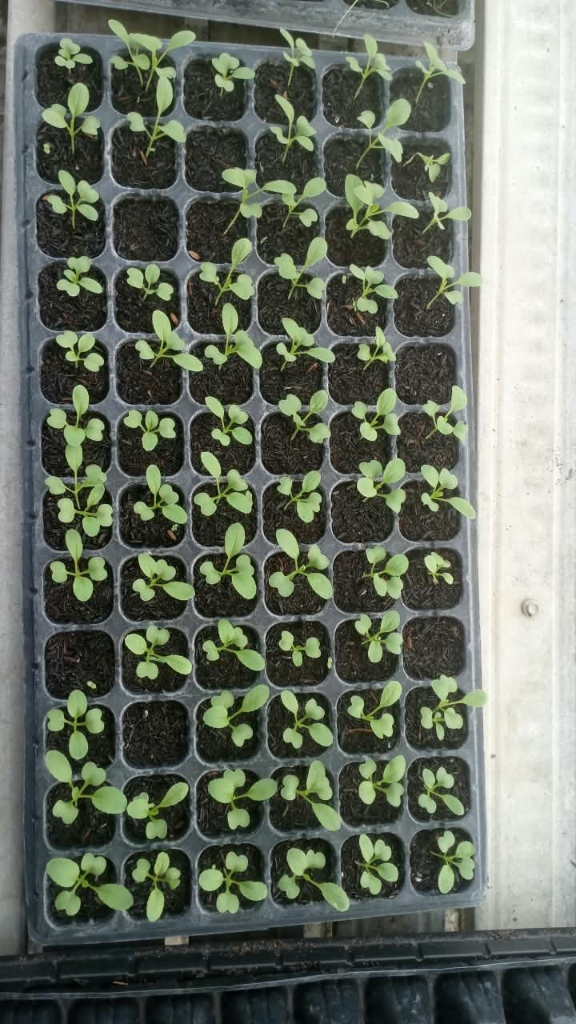
#> input picture test_tray.jpg, 576 x 1024 px; its folder holds only this picture in this run
$ python crop_tool_samping.py
#> lines starting #> are read from the running program, lines starting #| are printed output that depends on the picture; after the words box and inside, x2 and y2 are one past the last pixel; in counts of white or black regions, pixels touching at a corner belong together
"""
==============================================================
  CROP TOOL - TAMPAK SAMPING (SIDE VIEW)
  Pengukuran Tinggi Batang Pakcoy + Labeling Dataset
==============================================================
  ALUR:
    1. Tekan C untuk KALIBRASI skala (cm per pixel)
       - Klik 2 titik dengan jarak yang diketahui
       - Masukkan jarak sebenarnya (cm) di terminal
    2. Klik + Drag untuk crop area batang
    3. Tinggi otomatis dihitung dalam cm
    4. Klasifikasi otomatis:
         < 7 cm  → NORMAL (ideal penyemaian pakcoy)
         >= 7 cm → ETIOLASI (terlalu tinggi)
    5. Konfirmasi atau override kelas

  KONTROL:
    C          : Kalibrasi skala (px → cm)
    Klik+Drag  : Crop area batang
    ENTER      : Simpan dengan kelas OTOMATIS
    N          : Simpan paksa sebagai NORMAL
    E          : Simpan paksa sebagai ETIOLASI
    Z          : Undo (hapus crop terakhir)
    ESC        : Batal crop aktif
    SPACE      : Gambar berikutnya
    Q          : Keluar

  THRESHOLD:
    Normal   = tinggi batang < 7 cm
    Etiolasi = tinggi batang >= 7 cm
==============================================================
"""

import os
import sys

import cv2

# ── AUTO-RELAUNCH DENGAN C:\penv ──
PENV_PYTHON = r"C:\penv\Scripts\python.exe"
if os.path.exists(PENV_PYTHON) and os.path.normpath(sys.executable).lower() != os.path.normpath(PENV_PYTHON).lower():
    import subprocess
    sys.exit(subprocess.call([PENV_PYTHON] + sys.argv))

import glob
from datetime import datetime
from math import sqrt

# ───────────────────────────────────────────────────────────────
#  KONFIGURASI
# ───────────────────────────────────────────────────────────────
DEFAULT_SOURCE  = r"f:\Bismillah TA\foto_kamera_samping"
DEFAULT_DATASET = r"f:\Bismillah TA\dataset_baru_samping"

NORMAL_THRESH_CM = 7.0      # batas tinggi normal (cm)

CLASS_NORMAL   = "normal"   # tinggi < 7 cm
CLASS_ETIOLASI = "etiolasi" # tinggi >= 7 cm

CLASS_COLOR = {
    CLASS_NORMAL:   (50,  210, 50),
    CLASS_ETIOLASI: (0,   0,   220),
}

IMG_EXTS   = ('*.jpg','*.jpeg','*.png','*.bmp','*.JPG','*.JPEG','*.PNG')
MIN_PX     = 10
MAX_DISPLAY= 1100

# ───────────────────────────────────────────────────────────────
#  STATE GLOBAL
# ───────────────────────────────────────────────────────────────
# Mouse state untuk crop batang
mx_state = "IDLE"    # IDLE | DRAWING | PENDING
mx_start = (0, 0)
mx_curr  = (0, 0)
mx_draw  = False

# Mouse state untuk kalibrasi
cal_state  = "IDLE"    # IDLE | POINT1 | DONE
cal_pt1    = None
cal_pt2    = None
scale_cm_per_px = None   # cm per pixel (None = belum kalibrasi)

in_calib_mode = False    # True saat sedang kalibrasi


# [53 lines left out: functions mouse_cb, get_rect, pixel_to_cm, classify_height, not called in this run]


# ───────────────────────────────────────────────────────────────
#  DRAW OVERLAY
# ───────────────────────────────────────────────────────────────
def draw_overlay(disp, img_name, idx, total, stats, state, height_info):
    _h, w = disp.shape[:2]
    bar_h = 110

    overlay = disp.copy()
    cv2.rectangle(overlay, (0, 0), (w, bar_h), (20, 20, 20), -1)
    cv2.addWeighted(overlay, 0.75, disp, 0.25, 0, disp)
    cv2.line(disp, (0, bar_h), (w, bar_h), (80, 80, 80), 1)

    def txt(text, pos, scale=0.44, color=(220,220,220), thick=1):
        cv2.putText(disp, text, pos, cv2.FONT_HERSHEY_SIMPLEX, scale, color, thick, cv2.LINE_AA)

    # Baris 1 - info gambar
    txt(f"[{idx+1}/{total}]  {img_name}", (10, 18), 0.5, (255,255,255))

    # Baris 2 - kalibrasi
    if scale_cm_per_px is not None:
        cal_txt = f"Skala: {scale_cm_per_px:.4f} cm/px  |  Threshold: <{NORMAL_THRESH_CM} cm = NORMAL"
        txt(cal_txt, (10, 36), 0.42, (100, 220, 100))
    else:
        txt("⚠  Belum dikalibrasi! Tekan C untuk kalibrasi skala", (10, 36), 0.42, (0, 100, 255))

    # Baris 3 - kontrol
    txt("C=Kalibrasi  |  Klik+Drag=Crop  |  ENTER=Auto  N=Normal  E=Etiolasi  Z=Undo  SPC=Next  Q=Quit",
        (10, 54), 0.4, (180,180,180))

    # Baris 4 - statistik
    s = stats
    stat = (f"Tersimpan:  Normal={s.get(CLASS_NORMAL,0)}  "
            f"Etiolasi={s.get(CLASS_ETIOLASI,0)}  "
            f"| Total={sum(s.values())}")
    txt(stat, (10, 72), 0.42, (100, 220, 100))

    # Baris 5 - info tinggi & kelas
    if state == "PENDING" and height_info:
        height_cm, auto_cls = height_info
        if height_cm is not None:
            color_cls = CLASS_COLOR.get(auto_cls, (200,200,200))
            info = f"Tinggi: {height_cm:.1f} cm  →  Kelas Otomatis: {auto_cls.upper()}"
            txt(info, (10, 90), 0.5, color_cls, 1)
            txt("ENTER=Simpan Otomatis | N=Normal | E=Etiolasi | ESC=Batal", (10, 107), 0.42, (0,255,255))
        else:
            txt("Belum dikalibrasi. Tekan N atau E untuk simpan manual.", (10, 90), 0.42, (255,255,0))
            txt("ENTER/N=Normal | E=Etiolasi | ESC=Batal", (10, 107), 0.42, (0,255,255))
    elif state == "DRAWING":
        txt("Sedang menggambar...", (10, 90), 0.42, (255,255,0))
    elif in_calib_mode:
        if cal_state == "IDLE":
            txt("KALIBRASI: Klik titik PERTAMA (misal: pangkal batang)", (10, 90), 0.5, (0,200,255))
        elif cal_state == "POINT1":
            txt("KALIBRASI: Klik titik KEDUA (misal: ujung referensi)", (10, 90), 0.5, (0,200,255))
    else:
        txt("Klik + Drag untuk crop area batang tanaman", (10, 90), 0.42, (160,160,160))


def draw_ruler(disp, scale_cm_per_px):
    """Gambar penggaris visual di kanan gambar."""
    if scale_cm_per_px is None:
        return
    h, w = disp.shape[:2]
    ruler_x  = w - 45
    start_y  = 120
    px_per_cm = 1.0 / scale_cm_per_px
    max_cm   = int((h - start_y) / px_per_cm) + 1

    # Garis penggaris
    cv2.line(disp, (ruler_x, start_y), (ruler_x, int(start_y + max_cm * px_per_cm)), (200,200,200), 1)

    for cm in range(min(max_cm+1, 25)):
        y = int(start_y + cm * px_per_cm)
        if y >= h - 5:
            break
        tick_len = 10 if cm % 5 == 0 else 5
        color    = (0,220,0) if cm < NORMAL_THRESH_CM else (0,0,200)
        cv2.line(disp, (ruler_x - tick_len, y), (ruler_x, y), color, 1)
        if cm % 2 == 0:
            cv2.putText(disp, f"{cm}", (ruler_x - tick_len - 22, y+4),
                        cv2.FONT_HERSHEY_SIMPLEX, 0.32, color, 1, cv2.LINE_AA)

    # Label threshold
    thresh_y = int(start_y + NORMAL_THRESH_CM * px_per_cm)
    if thresh_y < h - 5:
        cv2.line(disp, (ruler_x - 30, thresh_y), (w, thresh_y), (0, 100, 255), 1)
        cv2.putText(disp, f"{NORMAL_THRESH_CM}cm", (ruler_x - 42, thresh_y - 3),
                    cv2.FONT_HERSHEY_SIMPLEX, 0.33, (0,100,255), 1, cv2.LINE_AA)


# ───────────────────────────────────────────────────────────────
#  SIMPAN CROP
# ───────────────────────────────────────────────────────────────
# [14 lines left out: function save_crop_samping, not called in this run]


def count_existing(dataset_folder, stats):
    for cls in [CLASS_NORMAL, CLASS_ETIOLASI]:
        d = os.path.join(dataset_folder, cls)
        if os.path.isdir(d):
            stats[cls] = len([f for f in os.listdir(d)
                               if f.lower().endswith(('.jpg','.jpeg','.png'))])


# ───────────────────────────────────────────────────────────────
#  KALIBRASI INTERAKTIF
# ───────────────────────────────────────────────────────────────
# [40 lines left out: function run_calibration, not called in this run]


# ───────────────────────────────────────────────────────────────
#  MAIN
# ───────────────────────────────────────────────────────────────
def main():
    global mx_state, mx_start, mx_curr, mx_draw, in_calib_mode

    source_folder = sys.argv[1] if len(sys.argv) > 1 else ""
    if not source_folder:
        print("\n📂 Folder foto kamera samping")
        print(f"   (Enter = default: {DEFAULT_SOURCE}): ", end="")
        source_folder = input().strip() or DEFAULT_SOURCE
#> the answer given: .

    dataset_folder = sys.argv[2] if len(sys.argv) > 2 else DEFAULT_DATASET

    os.makedirs(source_folder,  exist_ok=True)
    os.makedirs(dataset_folder, exist_ok=True)

    # Kumpulkan gambar
    images = []
    for ext in IMG_EXTS:
        images += glob.glob(os.path.join(source_folder, ext))
    images = sorted(set(images))

    if not images:
        print(f"\n⚠️  Tidak ada gambar di: {source_folder}")
        print("   Letakkan foto kamera samping ke folder tersebut, lalu jalankan ulang.\n")
        input("Tekan Enter untuk keluar...")
        return

    print(f"\n✅ {len(images)} gambar ditemukan")
    print(f"📁 Crop akan disimpan ke: {dataset_folder}")
    print(f"📏 Threshold tinggi normal: < {NORMAL_THRESH_CM} cm")
    print("\nTips: Tekan C di dalam window untuk kalibrasi skala cm/pixel")
    print("Tekan Enter untuk mulai...")
    input()

    stats      = {CLASS_NORMAL: 0, CLASS_ETIOLASI: 0}
    undo_stack = []
    count_existing(dataset_folder, stats)

    WIN_MAIN    = "CROP TOOL - SIDE VIEW  |  C=Kalibrasi  Q=Keluar  SPACE=Next"
    WIN_PREVIEW = "Preview Crop"
    cv2.namedWindow(WIN_MAIN,    cv2.WINDOW_NORMAL)
    cv2.namedWindow(WIN_PREVIEW, cv2.WINDOW_NORMAL)
    cv2.resizeWindow(WIN_PREVIEW, 200, 350)
    cv2.setMouseCallback(WIN_MAIN, mouse_cb)

    img_idx  = 0
    exit_all = False

    while img_idx < len(images) and not exit_all:
        img_path = images[img_idx]
        orig     = cv2.imread(img_path)
#> orig is the input picture: shape (1024, 576, 3); mean B, G, R 99.1, 111.6, 103.7
        if orig is None:
            img_idx += 1
            continue

        img_name = os.path.basename(img_path)
        h, w     = orig.shape[:2]
#> h = 1024; w = 576
        scale    = 1.0
        if max(h, w) > MAX_DISPLAY:
            scale = MAX_DISPLAY / max(h, w)
            work  = cv2.resize(orig, (int(w*scale), int(h*scale)))
        else:
            work = orig.copy()

        mx_state = "IDLE"
        mx_start = (0, 0)
        mx_curr  = (0, 0)
        mx_draw  = False
        saved_msg   = ""
        saved_timer = 0

        while True:
            disp = work.copy()

            # Gambar titik kalibrasi
            if in_calib_mode:
                if cal_pt1:
                    cv2.circle(disp, cal_pt1, 5, (0, 200, 255), -1)
                if cal_pt2:
                    cv2.circle(disp, cal_pt2, 5, (0, 200, 255), -1)
                if cal_pt1 and cal_pt2:
                    cv2.line(disp, cal_pt1, cal_pt2, (0, 200, 255), 2)

            # Hitung info tinggi untuk PENDING
            height_info = None
            if mx_state in ("DRAWING", "PENDING"):
                x1, y1, x2, y2 = get_rect()
                h_px       = y2 - y1
                h_cm       = pixel_to_cm(h_px)
                auto_cls   = classify_height(h_cm)
                height_info = (h_cm, auto_cls)

                color = CLASS_COLOR.get(auto_cls, (255, 255, 0)) if mx_state == "PENDING" else (255, 255, 0)
                cv2.rectangle(disp, (x1, y1), (x2, y2), color, 2)

                # Tampilkan tinggi di dalam rectangle
                if h_cm is not None:
                    label = f"{h_cm:.1f}cm"
                    cv2.putText(disp, label, (x1+3, y2-5),
                                cv2.FONT_HERSHEY_SIMPLEX, 0.5, color, 1, cv2.LINE_AA)

                if mx_state == "PENDING":
                    crop_prev = work[y1:y2, x1:x2]
                    if crop_prev.size > 0:
                        ph, pw = crop_prev.shape[:2]
                        # Resize ke tinggi 320 untuk preview vertikal
                        ratio   = 320 / ph if ph > 0 else 1
                        preview = cv2.resize(crop_prev, (max(1, int(pw*ratio)), 320))
                        cv2.imshow(WIN_PREVIEW, preview)

            # Penggaris visual
            draw_ruler(disp, scale_cm_per_px)

            # Pesan konfirmasi
            if saved_msg and saved_timer > 0:
                dh, _dw = disp.shape[:2]
                cv2.putText(disp, saved_msg, (10, dh - 10),
                            cv2.FONT_HERSHEY_SIMPLEX, 0.55, (0, 255, 100), 2, cv2.LINE_AA)
                saved_timer -= 1

            draw_overlay(disp, img_name, img_idx, len(images), stats, mx_state, height_info)
#> in draw_overlay, `cv2.rectangle(overlay, (0, 0), (w, bar_h), (20, 20, 20), -1)`:
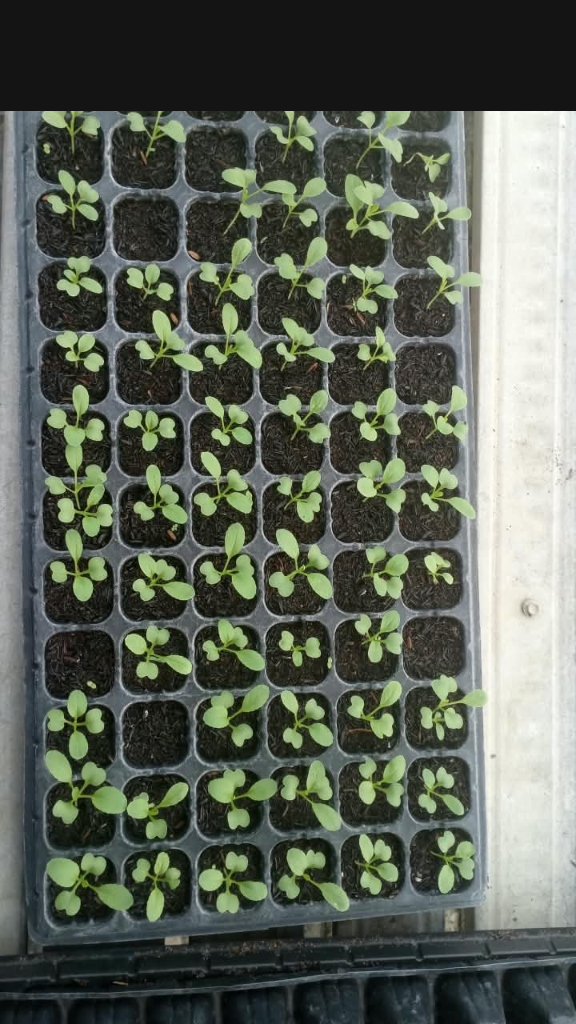
#> overlay: shape (1024, 576, 3); 10.84% of pixels changed, all inside (x1, y1, x2, y2) = (0, 0, 576, 111)
#> in txt (call 5), `cv2.putText(disp, text, pos, cv2.FONT_HERSHEY_SIMPLEX, scale, color, t..`:
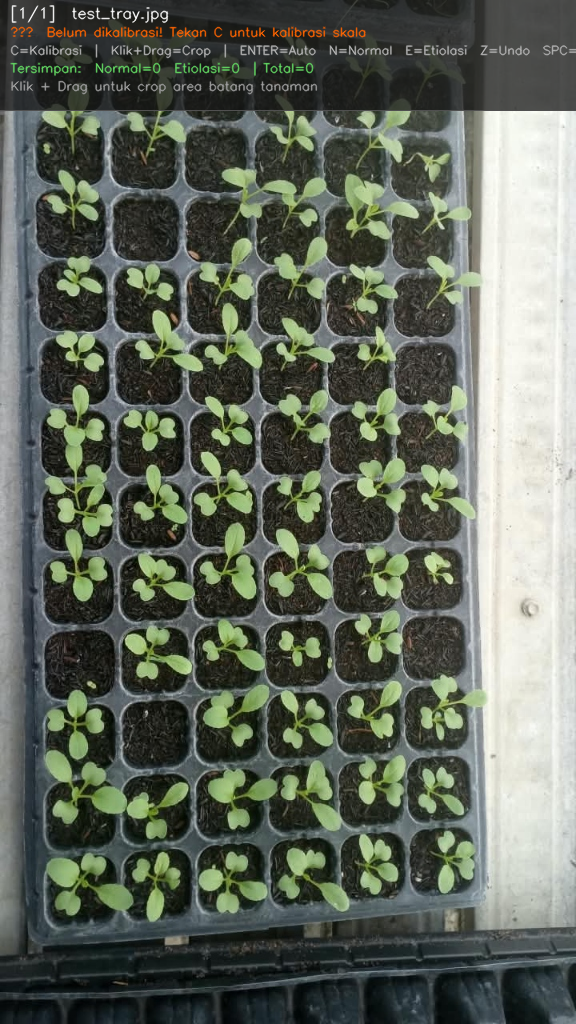
#> disp: shape (1024, 576, 3); mean B, G, R 91.7, 103.7, 96.6
            cv2.imshow(WIN_MAIN, disp)

            key = cv2.waitKey(50) & 0xFF
#> (key q is pressed here)

            # ── KELUAR ──
            if key == ord('q'):
                exit_all = True
                break

            # ── ESC ──
            elif key == 27:
                if in_calib_mode:
                    in_calib_mode = False
                    print("   Kalibrasi dibatalkan.")
                elif mx_state in ("DRAWING", "PENDING"):
                    mx_state = "IDLE"
                else:
                    exit_all = True
                    break

            # ── SPACE: next image ──
            elif key == ord(' '):
                break

            # ── C: mulai kalibrasi ──
            elif key == ord('c') and not in_calib_mode and mx_state == "IDLE":
                run_calibration()

            # ── Z: UNDO ──
            elif key == ord('z'):
                if undo_stack:
                    fpath, cls = undo_stack.pop()
                    if os.path.exists(fpath):
                        os.remove(fpath)
                        stats[cls] = max(0, stats.get(cls, 0) - 1)
                        print(f"↩️  Undo: {os.path.basename(fpath)}")
                        saved_msg   = f"UNDO: {os.path.basename(fpath)}"
                        saved_timer = 40
                mx_state = "IDLE"

            # ── SIMPAN (hanya saat PENDING) ──
            elif mx_state == "PENDING":
                x1, y1, x2, y2 = get_rect()
                h_px  = y2 - y1
                h_cm  = pixel_to_cm(h_px)
                class_name = None

                if key == 13 or key == ord('\r'):   # ENTER → kelas otomatis
                    class_name = classify_height(h_cm) or CLASS_NORMAL
                elif key == ord('n'):
                    class_name = CLASS_NORMAL
                elif key == ord('e'):
                    class_name = CLASS_ETIOLASI

                if class_name:
                    fpath = save_crop_samping(work, x1, y1, x2, y2,
                                              class_name, dataset_folder,
                                              stats, undo_stack, h_cm)
                    if fpath:
                        h_str = f"{h_cm:.1f}cm" if h_cm is not None else "?"
                        msg   = f"✅ [{class_name}]  Tinggi: {h_str}  →  {os.path.basename(fpath)}"
                        print(msg)
                        saved_msg   = f"SIMPAN  {class_name.upper()}  {h_str}"
                        saved_timer = 50
                    mx_state = "IDLE"

        img_idx += 1

    cv2.destroyAllWindows()

    # Statistik akhir
    print("\n" + "="*55)
    print("📊 STATISTIK AKHIR DATASET SAMPING:")
    for cls, cnt in stats.items():
        bar = "█" * (cnt // 2) if cnt else ""
        print(f"   {cls:<18}: {cnt:4d}  {bar}")
    print(f"   {'TOTAL':<18}: {sum(stats.values()):4d}")
    print(f"\n📁 Tersimpan di: {dataset_folder}")
    print("="*55)
#> (the run stopped early here; a loop or call above may not have finished)
